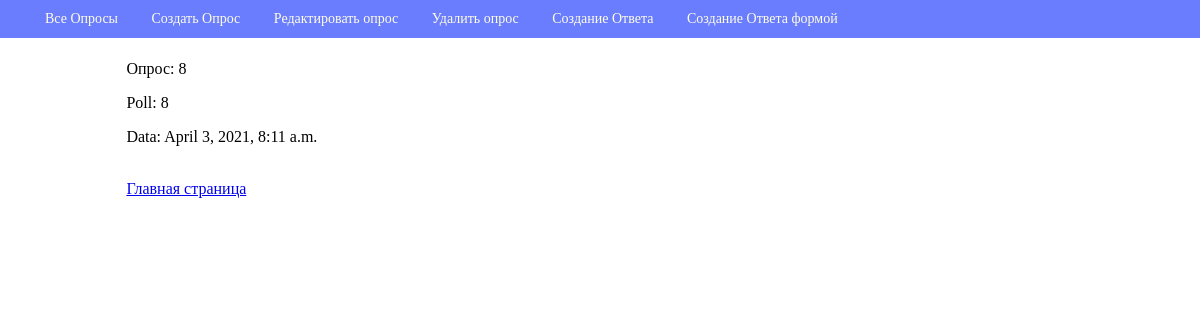
The app's page /poll/poll/8/ with its own data.
### webapp/models.py (models this page shows, shortened)
class Poll(models.Model):
    question = models.TextField(max_length=2000, null=False, blank=False, verbose_name="Вопрос")
    created_at = models.DateTimeField(auto_now_add=True, verbose_name='Время создания')
    class Meta:
        db_table = 'Polls'
        verbose_name = 'вопрос'
        verbose_name_plural = 'вопросы'

### webapp/views/poll.py (the view)
# urls.py: path('poll/<int:pk>/', PollView.as_view(), name='poll_view'),
class PollView(DetailView):
    model = Poll
    template_name = 'poll/view.html'
    context_object_name = 'poll'

### webapp/templates/poll/view.html (shortened to what this page needs)
{% extends "base.html" %}
{% load static %}
{% block menu %}
    <li><a href="{% url "poll_update" poll.id %}">Редактировать опрос</a></li>
    <li><a href="{% url "poll_delete" poll.id %}">Удалить  опрос </a></li>
        <li><a href="{% url "poll_choice_add" poll.id %}">Cоздание Ответа </a></li>
            <li><a href="{% url "answer_add" poll.id %}">Cоздание Ответа формой </a></li>
{% endblock menu %}
{% block page_header %}Опрос: {{ poll.id }}{% endblock page_header %}
{% block content %}
    <p> Poll: {{ poll.question }}</p>
    <p>Data: {{ poll.created_at}}</p>
    <a href="{% url "poll_list" %}">Главная страница</a>
{% endblock %}

### webapp/static/css/style.css (style rules this page uses)
body { margin-top: 60px; }

### webapp/static/css/navbar.css (style rules this page uses)
.menu li { display: inline-block; }
.menu a { display: inline-block; text-decoration: none; color: inherit; padding: 5px 15px; }

### records on screen
Poll: id "8", question "8", created_at "April 3, 2021, 8:11 a.m."
